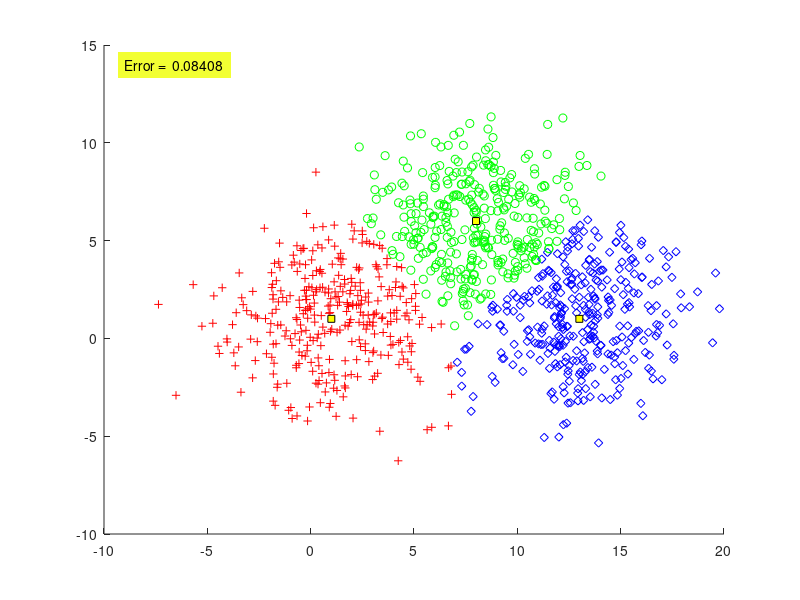

The MATLAB source for this figure:
function Pe=P2_4_Bayes()
N=1000;
m=[1 8 13;1 6 1];
S(:,:,1)=6*eye(2);
S(:,:,2)=6*eye(2);
S(:,:,3)=6*eye(2);
P=[1/3 1/3 1/3 ];

%% (A)
X=[];
y=[];
[l,c]=size(m);
for j=1:c
% Generating the [p(j)*N)] vectors from each distribution
temp=mvnrnd(m(:,j),S(:,:,j),fix(P(j)*N));
% The total number of points may be slightly less than N
% due to the fix operator
X=[X ;temp];
y=[y ones(1,fix(P(j)*N))*j];
end

%% B
% l=dimensionality, c=no. of classes
[l,N]=size(X'); % N=no. of vectors
for i=1:N
for j=1:c
 t(i,j)=P(j)*comp_gauss_dens_val(m(:,j),...
S(:,:,j),X(i,:));
 
end
% Determining the maximum quantity Pi*p(x|wi)
 [num,z(i)]=max(t(i,:));
end
plot_data(X,z,m);
%% C
Pe=compute_error(y,z);
xx=axis;

text(xx(1)+1,xx(4)-1,...
['Error =  ' num2str(Pe,4)],...
'HorizontalAlignment','left',... 
 'BackgroundColor',[.95 1 0.2],...
 'Margin',5);
end
%%
function clas_error=compute_error(y,y_est)
[q,N]=size(y); % N= no. of vectors
c=max(y); % Determining the number of classes
clas_error=0; % Counting the misclassified vectors
for i=1:N
if(y(i) ~= y_est(i))
clas_error=clas_error+1;
end
end
% Computing the classification error
clas_error =clas_error/N;
end
%%
function z=comp_gauss_dens_val(m,S,x)
[l,q]=size(m); % l=dimensionality
z=(1/((2*pi)^ (l/2)*det(S)^ 0.5) )...
*exp(-0.5*(x'-m)'*inv(S)*(x'-m));
end
%% 
function plot_data(X,y,m)
[l,N]=size(X'); % N=no. of data vectors, l=dimensionality
[l,c]=size(m); % c=no. of classes
if(l ~=2)
fprintf('NO PLOT CAN BE GENERATED\n')
return
end
pale=['r+'; 'go'; 'bd'];
figure(2)
% Plot of the data vectors
hold on

for k=1:N
plot(X(k,1),X(k,2),pale(y(k),:))
end
% Plot of the class means
for j=1:c
plot(m(1,j),m(2,j),'--ks',...
                'MarkerFaceColor','y',...
                'MarkerSize',5)
end
end
